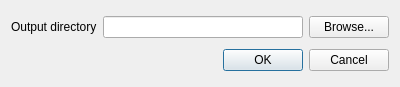
<?xml version="1.0" encoding="UTF-8"?>
<ui version="4.0">
 <class>QConsolidateDialog</class>
 <widget class="QDialog" name="QConsolidateDialog">
  <property name="geometry">
   <rect>
    <x>0</x>
    <y>0</y>
    <width>400</width>
    <height>87</height>
   </rect>
  </property>
  <property name="windowTitle">
   <string>QConsolidate</string>
  </property>
  <layout class="QGridLayout" name="gridLayout">
   <item row="0" column="0">
    <widget class="QLabel" name="label">
     <property name="text">
      <string>Output directory</string>
     </property>
    </widget>
   </item>
   <item row="0" column="1">
    <layout class="QHBoxLayout" name="horizontalLayout">
     <item>
      <widget class="QLineEdit" name="leOutputDir"/>
     </item>
     <item>
      <widget class="QPushButton" name="btnBrowse">
       <property name="text">
        <string>Browse...</string>
       </property>
      </widget>
     </item>
    </layout>
   </item>
   <item row="1" column="0" colspan="2">
    <widget class="QDialogButtonBox" name="buttonBox">
     <property name="orientation">
      <enum>Qt::Horizontal</enum>
     </property>
     <property name="standardButtons">
      <set>QDialogButtonBox::Cancel|QDialogButtonBox::Ok</set>
     </property>
    </widget>
   </item>
  </layout>
 </widget>
 <resources/>
 <connections>
  <connection>
   <sender>buttonBox</sender>
   <signal>accepted()</signal>
   <receiver>QConsolidateDialog</receiver>
   <slot>accept()</slot>
   <hints>
    <hint type="sourcelabel">
     <x>248</x>
     <y>254</y>
    </hint>
    <hint type="destinationlabel">
     <x>157</x>
     <y>274</y>
    </hint>
   </hints>
  </connection>
  <connection>
   <sender>buttonBox</sender>
   <signal>rejected()</signal>
   <receiver>QConsolidateDialog</receiver>
   <slot>reject()</slot>
   <hints>
    <hint type="sourcelabel">
     <x>316</x>
     <y>260</y>
    </hint>
    <hint type="destinationlabel">
     <x>286</x>
     <y>274</y>
    </hint>
   </hints>
  </connection>
 </connections>
</ui>
